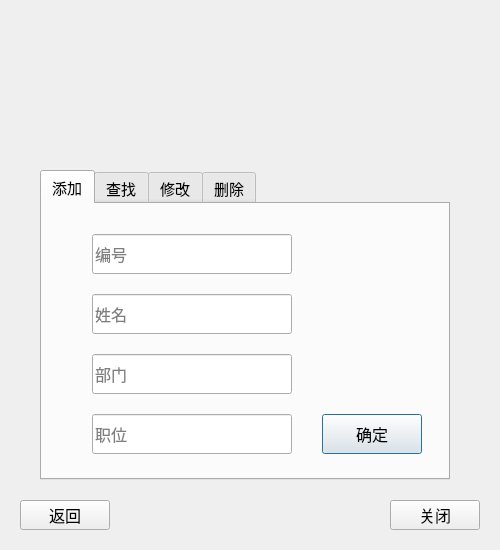
<?xml version="1.0" encoding="UTF-8"?>
<ui version="4.0">
 <class>Administor</class>
 <widget class="QDialog" name="Administor">
  <property name="geometry">
   <rect>
    <x>0</x>
    <y>0</y>
    <width>500</width>
    <height>550</height>
   </rect>
  </property>
  <property name="minimumSize">
   <size>
    <width>500</width>
    <height>550</height>
   </size>
  </property>
  <property name="maximumSize">
   <size>
    <width>500</width>
    <height>550</height>
   </size>
  </property>
  <property name="font">
   <font>
    <family>微软雅黑</family>
    <pointsize>14</pointsize>
   </font>
  </property>
  <property name="windowTitle">
   <string>管理</string>
  </property>
  <widget class="QTabWidget" name="tabWidget">
   <property name="geometry">
    <rect>
     <x>40</x>
     <y>170</y>
     <width>410</width>
     <height>310</height>
    </rect>
   </property>
   <property name="font">
    <font>
     <family>微软雅黑</family>
     <pointsize>11</pointsize>
    </font>
   </property>
   <property name="currentIndex">
    <number>0</number>
   </property>
   <widget class="QWidget" name="add">
    <attribute name="title">
     <string>添加</string>
    </attribute>
    <widget class="QLineEdit" name="id">
     <property name="geometry">
      <rect>
       <x>50</x>
       <y>30</y>
       <width>200</width>
       <height>40</height>
      </rect>
     </property>
     <property name="font">
      <font>
       <family>微软雅黑</family>
       <pointsize>12</pointsize>
      </font>
     </property>
     <property name="placeholderText">
      <string>编号</string>
     </property>
    </widget>
    <widget class="QLineEdit" name="name">
     <property name="geometry">
      <rect>
       <x>50</x>
       <y>90</y>
       <width>200</width>
       <height>40</height>
      </rect>
     </property>
     <property name="font">
      <font>
       <family>微软雅黑</family>
       <pointsize>12</pointsize>
      </font>
     </property>
     <property name="placeholderText">
      <string>姓名</string>
     </property>
    </widget>
    <widget class="QLineEdit" name="department">
     <property name="geometry">
      <rect>
       <x>50</x>
       <y>150</y>
       <width>200</width>
       <height>40</height>
      </rect>
     </property>
     <property name="font">
      <font>
       <family>微软雅黑</family>
       <pointsize>12</pointsize>
      </font>
     </property>
     <property name="placeholderText">
      <string>部门</string>
     </property>
    </widget>
    <widget class="QLineEdit" name="position">
     <property name="geometry">
      <rect>
       <x>50</x>
       <y>210</y>
       <width>200</width>
       <height>40</height>
      </rect>
     </property>
     <property name="font">
      <font>
       <family>微软雅黑</family>
       <pointsize>12</pointsize>
      </font>
     </property>
     <property name="placeholderText">
      <string>职位</string>
     </property>
    </widget>
    <widget class="QPushButton" name="ok">
     <property name="geometry">
      <rect>
       <x>280</x>
       <y>210</y>
       <width>100</width>
       <height>40</height>
      </rect>
     </property>
     <property name="font">
      <font>
       <family>微软雅黑</family>
       <pointsize>12</pointsize>
      </font>
     </property>
     <property name="text">
      <string>确定</string>
     </property>
    </widget>
   </widget>
   <widget class="QWidget" name="search">
    <attribute name="title">
     <string>查找</string>
    </attribute>
    <widget class="QLineEdit" name="id_2">
     <property name="geometry">
      <rect>
       <x>50</x>
       <y>30</y>
       <width>200</width>
       <height>40</height>
      </rect>
     </property>
     <property name="font">
      <font>
       <family>微软雅黑</family>
       <pointsize>12</pointsize>
      </font>
     </property>
     <property name="placeholderText">
      <string>编号</string>
     </property>
    </widget>
    <widget class="QPushButton" name="check">
     <property name="geometry">
      <rect>
       <x>280</x>
       <y>30</y>
       <width>100</width>
       <height>40</height>
      </rect>
     </property>
     <property name="font">
      <font>
       <pointsize>12</pointsize>
      </font>
     </property>
     <property name="text">
      <string>查找</string>
     </property>
    </widget>
    <widget class="QLabel" name="label_2">
     <property name="geometry">
      <rect>
       <x>50</x>
       <y>90</y>
       <width>50</width>
       <height>40</height>
      </rect>
     </property>
     <property name="font">
      <font>
       <pointsize>12</pointsize>
      </font>
     </property>
     <property name="text">
      <string>姓名：</string>
     </property>
    </widget>
    <widget class="QLabel" name="label_3">
     <property name="geometry">
      <rect>
       <x>50</x>
       <y>150</y>
       <width>50</width>
       <height>40</height>
      </rect>
     </property>
     <property name="font">
      <font>
       <pointsize>12</pointsize>
      </font>
     </property>
     <property name="text">
      <string>部门：</string>
     </property>
    </widget>
    <widget class="QLabel" name="label_4">
     <property name="geometry">
      <rect>
       <x>50</x>
       <y>210</y>
       <width>50</width>
       <height>40</height>
      </rect>
     </property>
     <property name="font">
      <font>
       <pointsize>12</pointsize>
      </font>
     </property>
     <property name="text">
      <string>职位：</string>
     </property>
    </widget>
    <widget class="QLabel" name="name_2">
     <property name="geometry">
      <rect>
       <x>110</x>
       <y>90</y>
       <width>140</width>
       <height>40</height>
      </rect>
     </property>
     <property name="font">
      <font>
       <pointsize>12</pointsize>
      </font>
     </property>
     <property name="text">
      <string/>
     </property>
    </widget>
    <widget class="QLabel" name="department_2">
     <property name="geometry">
      <rect>
       <x>110</x>
       <y>150</y>
       <width>140</width>
       <height>40</height>
      </rect>
     </property>
     <property name="font">
      <font>
       <pointsize>12</pointsize>
      </font>
     </property>
     <property name="text">
      <string/>
     </property>
    </widget>
    <widget class="QLabel" name="position_2">
     <property name="geometry">
      <rect>
       <x>110</x>
       <y>210</y>
       <width>140</width>
       <height>40</height>
      </rect>
     </property>
     <property name="font">
      <font>
       <pointsize>12</pointsize>
      </font>
     </property>
     <property name="text">
      <string/>
     </property>
    </widget>
   </widget>
   <widget class="QWidget" name="update">
    <attribute name="title">
     <string>修改</string>
    </attribute>
    <widget class="QPushButton" name="ok_3">
     <property name="geometry">
      <rect>
       <x>280</x>
       <y>210</y>
       <width>100</width>
       <height>40</height>
      </rect>
     </property>
     <property name="font">
      <font>
       <family>微软雅黑</family>
       <pointsize>12</pointsize>
      </font>
     </property>
     <property name="text">
      <string>修改</string>
     </property>
    </widget>
    <widget class="QLineEdit" name="department_3">
     <property name="geometry">
      <rect>
       <x>50</x>
       <y>150</y>
       <width>200</width>
       <height>40</height>
      </rect>
     </property>
     <property name="font">
      <font>
       <family>微软雅黑</family>
       <pointsize>12</pointsize>
      </font>
     </property>
     <property name="placeholderText">
      <string>部门</string>
     </property>
    </widget>
    <widget class="QLineEdit" name="position_3">
     <property name="geometry">
      <rect>
       <x>50</x>
       <y>210</y>
       <width>200</width>
       <height>40</height>
      </rect>
     </property>
     <property name="font">
      <font>
       <family>微软雅黑</family>
       <pointsize>12</pointsize>
      </font>
     </property>
     <property name="placeholderText">
      <string>职位</string>
     </property>
    </widget>
    <widget class="QLineEdit" name="name_3">
     <property name="geometry">
      <rect>
       <x>50</x>
       <y>90</y>
       <width>200</width>
       <height>40</height>
      </rect>
     </property>
     <property name="font">
      <font>
       <family>微软雅黑</family>
       <pointsize>12</pointsize>
      </font>
     </property>
     <property name="placeholderText">
      <string>姓名</string>
     </property>
    </widget>
    <widget class="QLineEdit" name="id_3">
     <property name="geometry">
      <rect>
       <x>50</x>
       <y>30</y>
       <width>200</width>
       <height>40</height>
      </rect>
     </property>
     <property name="font">
      <font>
       <family>微软雅黑</family>
       <pointsize>12</pointsize>
      </font>
     </property>
     <property name="placeholderText">
      <string>编号</string>
     </property>
    </widget>
    <widget class="QPushButton" name="check_2">
     <property name="geometry">
      <rect>
       <x>280</x>
       <y>30</y>
       <width>100</width>
       <height>40</height>
      </rect>
     </property>
     <property name="font">
      <font>
       <pointsize>12</pointsize>
      </font>
     </property>
     <property name="text">
      <string>查找</string>
     </property>
    </widget>
   </widget>
   <widget class="QWidget" name="remove">
    <attribute name="title">
     <string>删除</string>
    </attribute>
    <widget class="QPushButton" name="ok_4">
     <property name="geometry">
      <rect>
       <x>280</x>
       <y>210</y>
       <width>100</width>
       <height>40</height>
      </rect>
     </property>
     <property name="font">
      <font>
       <family>微软雅黑</family>
       <pointsize>12</pointsize>
      </font>
     </property>
     <property name="text">
      <string>删除</string>
     </property>
    </widget>
    <widget class="QLineEdit" name="id_4">
     <property name="geometry">
      <rect>
       <x>50</x>
       <y>30</y>
       <width>200</width>
       <height>40</height>
      </rect>
     </property>
     <property name="font">
      <font>
       <family>微软雅黑</family>
       <pointsize>12</pointsize>
      </font>
     </property>
     <property name="placeholderText">
      <string>编号</string>
     </property>
    </widget>
    <widget class="QPushButton" name="check_3">
     <property name="geometry">
      <rect>
       <x>280</x>
       <y>30</y>
       <width>100</width>
       <height>40</height>
      </rect>
     </property>
     <property name="font">
      <font>
       <pointsize>12</pointsize>
      </font>
     </property>
     <property name="text">
      <string>查找</string>
     </property>
    </widget>
    <widget class="QLabel" name="name_4">
     <property name="geometry">
      <rect>
       <x>110</x>
       <y>90</y>
       <width>140</width>
       <height>40</height>
      </rect>
     </property>
     <property name="font">
      <font>
       <pointsize>12</pointsize>
      </font>
     </property>
     <property name="text">
      <string/>
     </property>
    </widget>
    <widget class="QLabel" name="label_5">
     <property name="geometry">
      <rect>
       <x>50</x>
       <y>90</y>
       <width>50</width>
       <height>40</height>
      </rect>
     </property>
     <property name="font">
      <font>
       <pointsize>12</pointsize>
      </font>
     </property>
     <property name="text">
      <string>姓名：</string>
     </property>
    </widget>
    <widget class="QLabel" name="label_6">
     <property name="geometry">
      <rect>
       <x>50</x>
       <y>210</y>
       <width>50</width>
       <height>40</height>
      </rect>
     </property>
     <property name="font">
      <font>
       <pointsize>12</pointsize>
      </font>
     </property>
     <property name="text">
      <string>职位：</string>
     </property>
    </widget>
    <widget class="QLabel" name="label_7">
     <property name="geometry">
      <rect>
       <x>50</x>
       <y>150</y>
       <width>50</width>
       <height>40</height>
      </rect>
     </property>
     <property name="font">
      <font>
       <pointsize>12</pointsize>
      </font>
     </property>
     <property name="text">
      <string>部门：</string>
     </property>
    </widget>
    <widget class="QLabel" name="position_4">
     <property name="geometry">
      <rect>
       <x>110</x>
       <y>210</y>
       <width>140</width>
       <height>40</height>
      </rect>
     </property>
     <property name="font">
      <font>
       <pointsize>12</pointsize>
      </font>
     </property>
     <property name="text">
      <string/>
     </property>
    </widget>
    <widget class="QLabel" name="department_4">
     <property name="geometry">
      <rect>
       <x>110</x>
       <y>150</y>
       <width>140</width>
       <height>40</height>
      </rect>
     </property>
     <property name="font">
      <font>
       <pointsize>12</pointsize>
      </font>
     </property>
     <property name="text">
      <string/>
     </property>
    </widget>
   </widget>
  </widget>
  <widget class="QLabel" name="hint">
   <property name="geometry">
    <rect>
     <x>40</x>
     <y>30</y>
     <width>410</width>
     <height>90</height>
    </rect>
   </property>
   <property name="font">
    <font>
     <family>微软雅黑</family>
     <pointsize>12</pointsize>
    </font>
   </property>
   <property name="text">
    <string/>
   </property>
  </widget>
  <widget class="QPushButton" name="back">
   <property name="geometry">
    <rect>
     <x>20</x>
     <y>500</y>
     <width>90</width>
     <height>30</height>
    </rect>
   </property>
   <property name="font">
    <font>
     <pointsize>12</pointsize>
    </font>
   </property>
   <property name="text">
    <string>返回</string>
   </property>
  </widget>
  <widget class="QPushButton" name="close">
   <property name="geometry">
    <rect>
     <x>390</x>
     <y>500</y>
     <width>90</width>
     <height>30</height>
    </rect>
   </property>
   <property name="font">
    <font>
     <pointsize>12</pointsize>
    </font>
   </property>
   <property name="text">
    <string>关闭</string>
   </property>
  </widget>
 </widget>
 <tabstops>
  <tabstop>tabWidget</tabstop>
  <tabstop>id</tabstop>
  <tabstop>name</tabstop>
  <tabstop>department</tabstop>
  <tabstop>position</tabstop>
  <tabstop>ok</tabstop>
  <tabstop>id_2</tabstop>
  <tabstop>check</tabstop>
  <tabstop>id_3</tabstop>
  <tabstop>check_2</tabstop>
  <tabstop>name_3</tabstop>
  <tabstop>department_3</tabstop>
  <tabstop>position_3</tabstop>
  <tabstop>ok_3</tabstop>
  <tabstop>id_4</tabstop>
  <tabstop>check_3</tabstop>
  <tabstop>ok_4</tabstop>
  <tabstop>back</tabstop>
  <tabstop>close</tabstop>
 </tabstops>
 <resources/>
 <connections/>
</ui>
